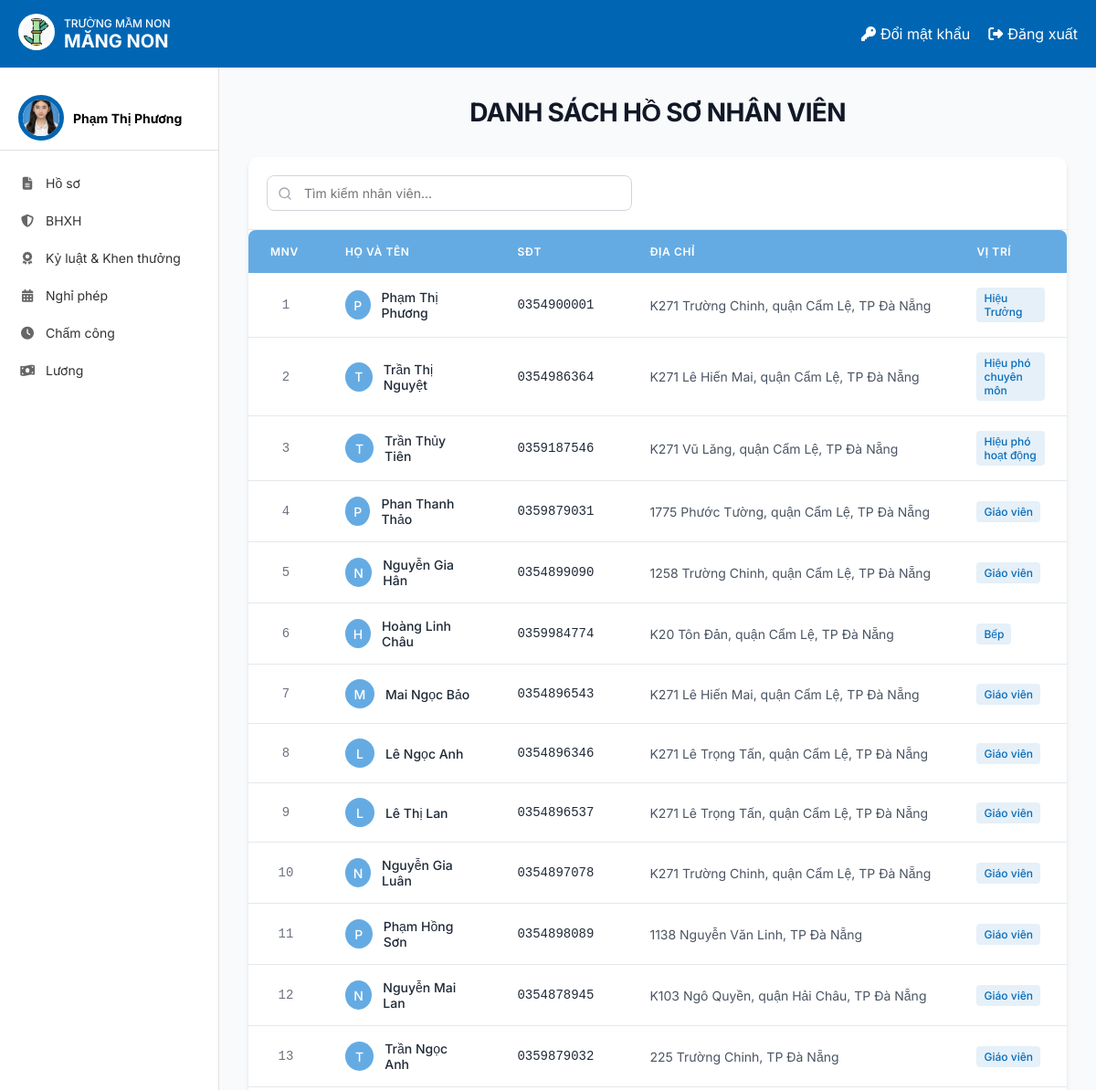
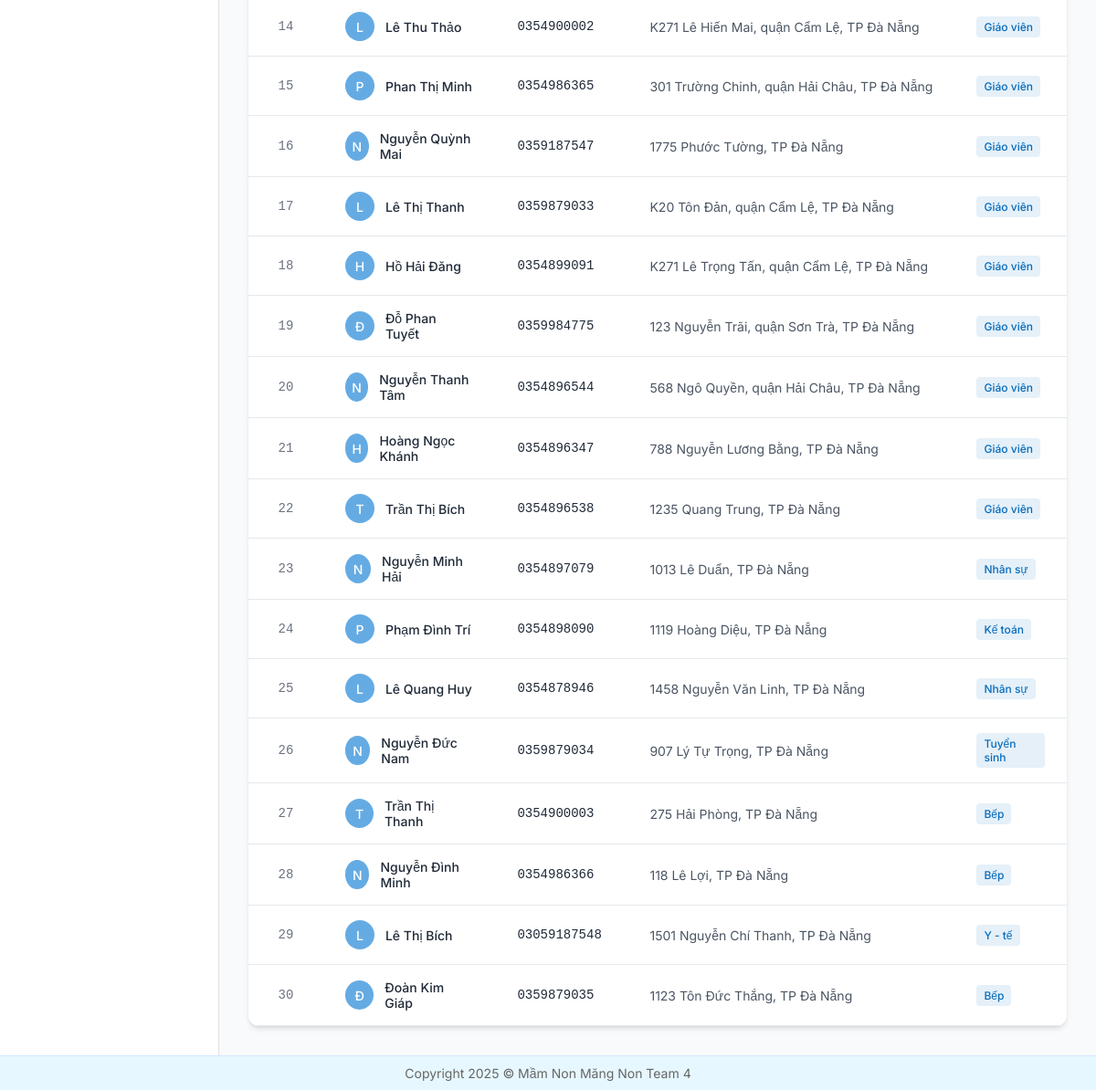
The app's page /dsnhanvien/ (signed in) with its own data (2 pictures, top to bottom).
### HOME/models.py (models this page shows, shortened)
class NhanVien(models.Model):
 user = models.OneToOneField(User, on_delete=models.CASCADE, unique=True, null=False, related_name='nhanvien_home')
 ten_nv = models.CharField(max_length=100)
 anh_ca_nhan = models.ImageField(upload_to='nhanvien/', null=True, blank=True)
 gioi_tinh = models.CharField(max_length=10, choices=[('2', 'Nam'), ('1', 'Nữ')],default='1')
 ngay_sinh = models.DateField(null=True)
 vi_tri_cong_viec = models.CharField(max_length=100, blank=True, null=True)
 to_phong_ban = models.CharField(max_length=50, choices=TO_PHONG_BAN_CHOICES)
 trinh_do_hoc_van = models.CharField(max_length=50, choices=TRINH_DO_HOC_VAN_CHOICES)
 chuyen_nganh = models.CharField(max_length=100, null=True)
 noi_dao_tao = models.CharField(max_length=100)
 nam_tn = models.IntegerField(null=True)
 ngay_cap = models.DateField(null=True)
 noi_cap = models.CharField(max_length=100)
 dia_chi_tam_tru = models.TextField(null=True)
 chuc_vu = models.CharField(max_length=150, null=True)
 so_dien_thoai = models.CharField(
     max_length=10,
     unique=True)
 email = models.EmailField(unique=True, max_length=50, null=True)
 so_cccd = models.CharField(
     max_length=12,
     unique=True
 )
 phu_caps = models.ManyToManyField(PhuCap, through='PhuCapNhanVien',blank=True)
 class Meta:
     db_table = 'HOME_nhanvien'

### HoSo/views.py (the view)
# urls.py: path('dsnhanvien/', danh_sach_nhan_vien, name='DanhSachNhanVien'),
@login_required
@permission_required('HOME.View_danh_sach_ho_so_nhan_vien')
def danh_sach_nhan_vien(request):
    current_user = get_object_or_404(NhanVien, user=request.user)
    query = request.GET.get('q', '')  # Lấy giá trị tìm kiếm từ thanh tìm kiếm
    if query:
        nhan_vien_list = NhanVien.objects.filter(ten_nv__icontains=query)  # Lọc nhân viên theo tên
    else:
        nhan_vien_list = NhanVien.objects.all()  # Nếu không có tìm kiếm, hiển thị tất cả nhân viên
    return render(request, 'HoSo/danhsachnhanvien.html', {
        'nhan_vien_list': nhan_vien_list,
        'nhan_vien': current_user,
        'query': query
    })

### templates/HoSo/danhsachnhanvien.html (shortened to what this page needs)
{% extends "home.html" %}
{% load static %}
{% block page_background %}
<div class="employee-list-page">
  <div class="page-header">
    <h1 class="page-title">DANH SÁCH HỒ SƠ NHÂN VIÊN</h1>
  </div>
  <div class="content-card">
    <div class="toolbar">
      <div class="search-container">
        <form method="GET" action="{% url 'DanhSachNhanVien' %}">
          <div class="search-input-wrapper">
            <svg class="search-icon" viewBox="0 0 24 24" fill="none" stroke="currentColor" stroke-width="2" stroke-linecap="round" stroke-linejoin="round">
              <circle cx="11" cy="11" r="8"></circle>
              <line x1="21" y1="21" x2="16.65" y2="16.65"></line>
            </svg>
            <input type="text" name="q" value="{{ query }}" placeholder="Tìm kiếm nhân viên..." class="search-input">
          </div>
        </form>
      </div>
    </div>
    <div class="table-container">
      <table class="employee-table">
        <thead>
          <tr>
            <th class="id-column">MNV</th>
            <th class="name-column">Họ và tên</th>
            <th class="phone-column">SĐT</th>
            <th class="address-column">Địa chỉ</th>
            <th class="position-column">Vị trí</th>
          </tr>
        </thead>
        <tbody>
          {% for nhan_vien in nhan_vien_list %}
          <tr class="employee-row">
            <td class="id-cell">{{ nhan_vien.id }}</td>
            <td class="name-cell">
              <a href="{% url 'QLXemHoSo' nhan_vien.id %}" class="employee-link">
                <div class="employee-name">
                  <div class="avatar">{{ nhan_vien.ten_nv|slice:":1" }}</div>
                  <span>{{ nhan_vien.ten_nv }}</span>
                </div>
              </a>
            </td>
            <td class="phone-cell">{{ nhan_vien.so_dien_thoai }}</td>
            <td class="address-cell">{{ nhan_vien.dia_chi_tam_tru }}</td>
            <td class="position-cell">
              <span class="position-badge">{{ nhan_vien.vi_tri_cong_viec }}</span>
            </td>
          </tr>
          {% endfor %}
        </tbody>
      </table>
    </div>
  </div>
</div>
<link rel="stylesheet" href="{% static 'css/dsnhanvienHoSo.css' %}">
{% endblock %}

### templates/home.html (shortened to what this page needs)
<!DOCTYPE html>
{% load static %}
<html lang="vi">
<head>
    <link rel="stylesheet" href="{% static 'css/style.css' %}">
    <link rel="stylesheet" href="https://cdnjs.cloudflare.com/ajax/libs/font-awesome/6.4.0/css/all.min.css">
</head>
<body>
    <div class="container">
        <header class="header">
            <div class="logo-container">
                <a href="{% url 'home' %}">
                    <img src="{% static 'images/logo.jpg' %}" alt="Logo" class="logo-img">
                </a>
                <div class="logo-text">
                    <div class="school-type">TRƯỜNG MẦM NON</div>
                    <div class="school-name"><b>MĂNG NON</b></div>
                </div>
            </div>
            <div class="header-actions">
                <a href="{% url 'change_password' %}" class="header-link">
                    <i class="fas fa-key"></i> Đổi mật khẩu
                </a>
                <a href="{% url 'logout' %}" class="header-link">
                    <i class="fas fa-sign-out-alt"></i> Đăng xuất
                </a>
            </div>
        </header>
        <div class="content">
            <aside class="sidebar">
                <div class="user-profile">
                    <div class="avatar_home">
                        <img src="{{ nhan_vien.anh_ca_nhan.url }}" alt="User Avatar">
                    </div>
                    <div class="user-info">
                        {% if request.user.is_authenticated %}
                            <div class="user-name">{{ nhan_vien.ten_nv }}</div>
                        {% endif %}
                    </div>
                </div>
                <nav class="sidebar-nav">
                    <a href="{% url 'Redirect_hoso_view' %}" class="nav-item"><i class="fas fa-file-alt"></i> Hồ sơ</a>
                    <a href="{% url 'redirectBHXH' %}" class="nav-item"><i class="fas fa-shield-alt"></i> BHXH</a>
                    <a href="{% url 'ky_luat_khen_thuong' %}" class="nav-item"><i class="fas fa-award"></i> Kỷ luật & Khen thưởng</a>
                    <a href="{% url 'DanhSachNP_redirect' %}" class="nav-item"><i class="fas fa-calendar-alt"></i> Nghỉ phép</a>
                    <a href="{% url 'cham_cong' %}" class="nav-item"><i class="fas fa-clock"></i> Chấm công</a>
                    <a href="{% url 'chuyen_huong_luong' %}" class="nav-item"><i class="fas fa-money-bill-wave"></i> Lương</a>
                </nav>
            </aside>
            {% block page_background %}{% endblock %}
        </div>
        <footer class="footer">
            <p>Copyright 2025 © Mầm Non Măng Non Team 4</p>
        </footer>
    </div>
</body>
</html>

### static/css/style.css (style rules this page uses)
* { margin: 0; padding: 0; box-sizing: border-box; font-family: 'Inter', sans-serif; }
body { background-color: #f5f5f5; }
.container { display: flex; flex-direction: column; min-height: 100vh; }
.header { background-color: #0066b3; color: white; padding: 15px 20px; display: flex; justify-content: space-between; align-items: center; }
.logo-container { display: flex; align-items: center; }
.logo-img { width: 40px; height: 40px; margin-right: 10px; background-color: white; border-radius: 50%; padding: 5px; }
.logo-text { display: flex; flex-direction: column; }
.school-type { font-size: 12px; font-weight: 500; }
.school-name { font-size: 20px; font-weight: bold; }
.header-actions { display: flex; gap: 20px; }
.header-link { color: white; text-decoration: none; display: flex; align-items: center; gap: 5px; }
.content { display: flex; flex: 1; }
.sidebar { width: 240px; background-color: white; border-right: 1px solid #e0e0e0; padding: 20px 0; }
.user-profile { display: flex; align-items: center; padding: 10px 20px; border-bottom: 1px solid #e0e0e0; margin-bottom: 15px; }
.avatar_home { width: 50px; height: 50px; border-radius: 50%; overflow: hidden; margin-right: 10px; border: 5px solid #0066b3; }
.avatar_home img { width: 100%; height: 100%; object-fit: cover; }
.user-info { display: flex; flex-direction: column; }
.user-name { font-weight: bold; font-size: 14px; }
.sidebar-nav { display: flex; flex-direction: column; }
.nav-item { padding: 12px 20px; color: #333; text-decoration: none; display: flex; align-items: center; gap: 10px; font-size: 14px; transition: background-color 0.2s; }
.nav-item i { width: 20px; text-align: center; color: #666; }
.footer { background-color: #e6f7ff; padding: 10px 20px; text-align: center; color: #666; font-size: 14px; border-top: 1px solid #d1e9ff; margin-top: auto; z-index: 2; }

### records on screen
NhanVien: anh_ca_nhan (picture), ten_nv "Phạm Thị Phương", id "1", ten_nv "P", so_dien_thoai "0354900001", dia_chi_tam_tru "K271 Trường Chinh, quận Cẩm Lệ, TP Đà Nẵng", vi_tri_cong_viec "Hiệu Trưởng"
NhanVien: id "2", ten_nv "T", ten_nv "Trần Thị Nguyệt", so_dien_thoai "0354986364", dia_chi_tam_tru "K271 Lê Hiến Mai, quận Cẩm Lệ, TP Đà Nẵng", vi_tri_cong_viec "Hiệu phó chuyên môn"
NhanVien: id "3", ten_nv "T", ten_nv "Trần Thủy Tiên", so_dien_thoai "0359187546", dia_chi_tam_tru "K271 Vũ Lăng, quận Cẩm Lệ, TP Đà Nẵng", vi_tri_cong_viec "Hiệu phó hoạt động"
NhanVien: id "4", ten_nv "P", ten_nv "Phan Thanh Thảo", so_dien_thoai "0359879031", dia_chi_tam_tru "1775 Phước Tường, quận Cẩm Lệ, TP Đà Nẵng", vi_tri_cong_viec "Giáo viên"
NhanVien: id "5", ten_nv "N", ten_nv "Nguyễn Gia Hân", so_dien_thoai "0354899090", dia_chi_tam_tru "1258 Trường Chinh, quận Cẩm Lệ, TP Đà Nẵng", vi_tri_cong_viec "Giáo viên"
NhanVien: id "6", ten_nv "H", ten_nv "Hoàng Linh Châu", so_dien_thoai "0359984774", dia_chi_tam_tru "K20 Tôn Đản, quận Cẩm Lệ, TP Đà Nẵng", vi_tri_cong_viec "Bếp"
NhanVien: id "7", ten_nv "M", ten_nv "Mai Ngọc Bảo", so_dien_thoai "0354896543", dia_chi_tam_tru "K271 Lê Hiến Mai, quận Cẩm Lệ, TP Đà Nẵng", vi_tri_cong_viec "Giáo viên"
NhanVien: id "8", ten_nv "L", ten_nv "Lê Ngọc Anh", so_dien_thoai "0354896346", dia_chi_tam_tru "K271 Lê Trọng Tấn, quận Cẩm Lệ, TP Đà Nẵng", vi_tri_cong_viec "Giáo viên"
NhanVien: id "9", ten_nv "L", ten_nv "Lê Thị Lan", so_dien_thoai "0354896537", dia_chi_tam_tru "K271 Lê Trọng Tấn, quận Cẩm Lệ, TP Đà Nẵng", vi_tri_cong_viec "Giáo viên"
NhanVien: id "10", ten_nv "N", ten_nv "Nguyễn Gia Luân", so_dien_thoai "0354897078", dia_chi_tam_tru "K271 Trường Chinh, quận Cẩm Lệ, TP Đà Nẵng", vi_tri_cong_viec "Giáo viên"
NhanVien: id "11", ten_nv "P", ten_nv "Phạm Hồng Sơn", so_dien_thoai "0354898089", dia_chi_tam_tru "1138 Nguyễn Văn Linh, TP Đà Nẵng", vi_tri_cong_viec "Giáo viên"
NhanVien: id "12", ten_nv "N", ten_nv "Nguyễn Mai Lan", so_dien_thoai "0354878945", dia_chi_tam_tru "K103 Ngô Quyền, quận Hải Châu, TP Đà Nẵng", vi_tri_cong_viec "Giáo viên"
NhanVien: id "13", ten_nv "T", ten_nv "Trần Ngọc Anh", so_dien_thoai "0359879032", dia_chi_tam_tru "225 Trường Chinh, TP Đà Nẵng", vi_tri_cong_viec "Giáo viên"
NhanVien: id "14", ten_nv "L", ten_nv "Lê Thu Thảo", so_dien_thoai "0354900002", dia_chi_tam_tru "K271 Lê Hiến Mai, quận Cẩm Lệ, TP Đà Nẵng", vi_tri_cong_viec "Giáo viên"
NhanVien: id "15", ten_nv "P", ten_nv "Phan Thị Minh", so_dien_thoai "0354986365", dia_chi_tam_tru "301 Trường Chinh, quận Hải Châu, TP Đà Nẵng", vi_tri_cong_viec "Giáo viên"
NhanVien: id "16", ten_nv "N", ten_nv "Nguyễn Quỳnh Mai", so_dien_thoai "0359187547", dia_chi_tam_tru "1775 Phước Tường, TP Đà Nẵng", vi_tri_cong_viec "Giáo viên"
NhanVien: id "17", ten_nv "L", ten_nv "Lê Thị Thanh", so_dien_thoai "0359879033", dia_chi_tam_tru "K20 Tôn Đản, quận Cẩm Lệ, TP Đà Nẵng", vi_tri_cong_viec "Giáo viên"
NhanVien: id "18", ten_nv "H", ten_nv "Hồ Hải Đăng", so_dien_thoai "0354899091", dia_chi_tam_tru "K271 Lê Trọng Tấn, quận Cẩm Lệ, TP Đà Nẵng", vi_tri_cong_viec "Giáo viên"
NhanVien: id "19", ten_nv "Đ", ten_nv "Đỗ Phan Tuyết", so_dien_thoai "0359984775", dia_chi_tam_tru "123 Nguyễn Trãi, quận Sơn Trà, TP Đà Nẵng", vi_tri_cong_viec "Giáo viên"
NhanVien: id "20", ten_nv "N", ten_nv "Nguyễn Thanh Tâm", so_dien_thoai "0354896544", dia_chi_tam_tru "568 Ngô Quyền, quận Hải Châu, TP Đà Nẵng", vi_tri_cong_viec "Giáo viên"
NhanVien: id "21", ten_nv "H", ten_nv "Hoàng Ngọc Khánh", so_dien_thoai "0354896347", dia_chi_tam_tru "788 Nguyễn Lương Bằng, TP Đà Nẵng", vi_tri_cong_viec "Giáo viên"
NhanVien: id "22", ten_nv "T", ten_nv "Trần Thị Bích", so_dien_thoai "0354896538", dia_chi_tam_tru "1235 Quang Trung, TP Đà Nẵng", vi_tri_cong_viec "Giáo viên"
NhanVien: id "23", ten_nv "N", ten_nv "Nguyễn Minh Hải", so_dien_thoai "0354897079", dia_chi_tam_tru "1013 Lê Duẩn, TP Đà Nẵng", vi_tri_cong_viec "Nhân sự"
NhanVien: id "24", ten_nv "P", ten_nv "Phạm Đình Trí", so_dien_thoai "0354898090", dia_chi_tam_tru "1119 Hoàng Diệu, TP Đà Nẵng", vi_tri_cong_viec "Kế toán"
NhanVien: id "25", ten_nv "L", ten_nv "Lê Quang Huy", so_dien_thoai "0354878946", dia_chi_tam_tru "1458 Nguyễn Văn Linh, TP Đà Nẵng", vi_tri_cong_viec "Nhân sự"
NhanVien: id "26", ten_nv "N", ten_nv "Nguyễn Đức Nam", so_dien_thoai "0359879034", dia_chi_tam_tru "907 Lý Tự Trọng, TP Đà Nẵng", vi_tri_cong_viec "Tuyển sinh"
NhanVien: id "27", ten_nv "T", ten_nv "Trần Thị Thanh", so_dien_thoai "0354900003", dia_chi_tam_tru "275 Hải Phòng, TP Đà Nẵng", vi_tri_cong_viec "Bếp"
NhanVien: id "28", ten_nv "N", ten_nv "Nguyễn Đình Minh", so_dien_thoai "0354986366", dia_chi_tam_tru "118 Lê Lợi, TP Đà Nẵng", vi_tri_cong_viec "Bếp"
NhanVien: id "29", ten_nv "L", ten_nv "Lê Thị Bích", so_dien_thoai "03059187548", dia_chi_tam_tru "1501 Nguyễn Chí Thanh, TP Đà Nẵng", vi_tri_cong_viec "Y - tế"
NhanVien: id "30", ten_nv "Đ", ten_nv "Đoàn Kim Giáp", so_dien_thoai "0359879035", dia_chi_tam_tru "1123 Tôn Đức Thắng, TP Đà Nẵng", vi_tri_cong_viec "Bếp"
